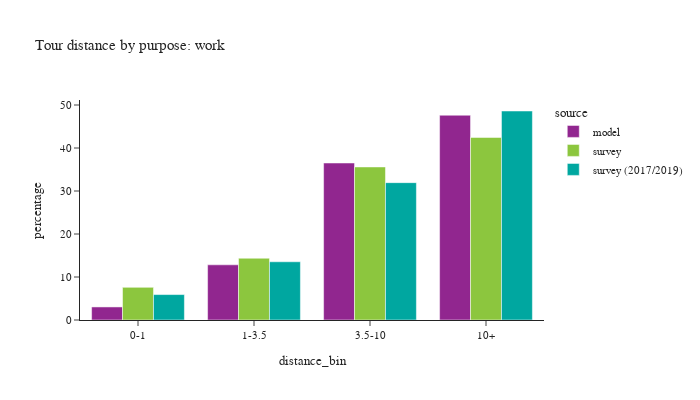

This figure's notebook cell:
### Code cell
plot_bins(tour, tour['pdpurp'] == 1, 'work')

### Figure 1 — Plotly figure (JSON) as saved in the notebook; plotly's stock layout.template omitted (floating-point values rounded to 4 significant figures)
{"data": [{"alignmentgroup": "True", "customdata": [[7508], [31712], [90225], [117678]], "hovertemplate": "source=model<br>distance_bin=%{x}<br>percentage=%{y}<br>sample count=%{customdata[0]}<extra></extra>", "legendgroup": "model", "marker": {"color": "#91268F", "pattern": {"shape": ""}}, "name": "model", "offsetgroup": "model", "orientation": "v", "showlegend": true, "textposition": "auto", "type": "bar", "x": ["0-1", "1-3.5", "3.5-10", "10+"], "xaxis": "x", "y": [3.038, 12.83, 36.51, 47.62], "yaxis": "y"}, {"alignmentgroup": "True", "customdata": [[330], [568], [846], [805]], "hovertemplate": "source=survey<br>distance_bin=%{x}<br>percentage=%{y}<br>sample count=%{customdata[0]}<extra></extra>", "legendgroup": "survey", "marker": {"color": "#8CC63E", "pattern": {"shape": ""}}, "name": "survey", "offsetgroup": "survey", "orientation": "v", "showlegend": true, "textposition": "auto", "type": "bar", "x": ["0-1", "1-3.5", "3.5-10", "10+"], "xaxis": "x", "y": [7.588, 14.37, 35.59, 42.45], "yaxis": "y"}, {"alignmentgroup": "True", "customdata": [[1146], [2162], [2912], [2534]], "hovertemplate": "source=survey (2017/2019)<br>distance_bin=%{x}<br>percentage=%{y}<br>sample count=%{customdata[0]}<extra></extra>", "legendgroup": "survey (2017/2019)", "marker": {"color": "#00A7A0", "pattern": {"shape": ""}}, "name": "survey (2017/2019)", "offsetgroup": "survey (2017/2019)", "orientation": "v", "showlegend": true, "textposition": "auto", "type": "bar", "x": ["0-1", "1-3.5", "3.5-10", "10+"], "xaxis": "x", "y": [5.914, 13.54, 31.94, 48.6], "yaxis": "y"}], "layout": {"barmode": "group", "font": {"size": 11}, "height": 400, "legend": {"title": {"text": "source"}, "tracegroupgap": 0}, "title": {"text": "Tour distance by purpose: work"}, "width": 700, "xaxis": {"anchor": "y", "domain": [0, 1], "title": {"text": "distance_bin"}}, "yaxis": {"anchor": "x", "domain": [0, 1], "title": {"text": "percentage"}}}}
